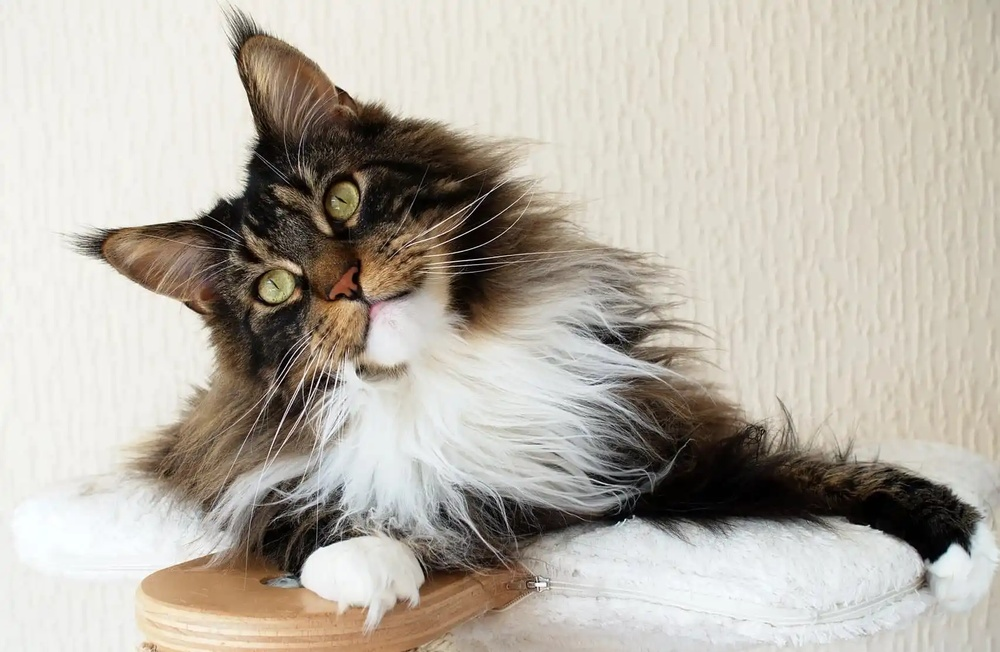
#> input picture _RandomBasicOperations/data/cat.jpg, 1000 x 652 px, shrunk from 1706 x 1113 before the run
$ jupyter execute 3-Blur_NoiseRemoval.ipynb
#> lines starting #> are read from the running program, lines starting #| are printed output that depends on the picture
[cell 1]
# General import
import os

# 3rd-party import
import cv2
import matplotlib.pyplot as plt

# Local import

[cell 2]
img_path = '../data/cat.jpg'
img = cv2.imread(img_path)
#> img is the input picture: shape (652, 1000, 3); mean B, G, R 168.5, 178.8, 185

[cell 3]
img_rgb = cv2.cvtColor(img, cv2.COLOR_BGR2RGB)

plt.imshow(img_rgb)
plt.title("Image")
plt.axis('off')
plt.show()

[cell 4]
k_size = 7 # kernel size
img_mean_blur = cv2.blur(img_rgb, (k_size, k_size))
img_gaussian_blur = cv2.GaussianBlur(img_rgb, (k_size, k_size), 5)
img_median_blur = cv2.medianBlur(img_rgb, k_size)

[cell 5]
fig, (ax1, ax2, ax3) = plt.subplots(1, 3, figsize=(15, 5))

ax1.imshow(img_mean_blur)
ax1.set_title("Blur with rectangle")
ax1.axis('off')

ax2.imshow(img_gaussian_blur)
ax2.set_title("Gaussian blur")
ax2.axis('off')

ax3.imshow(img_median_blur)
ax3.set_title("Median Blur")
ax3.axis('off')

plt.tight_layout()
plt.show()
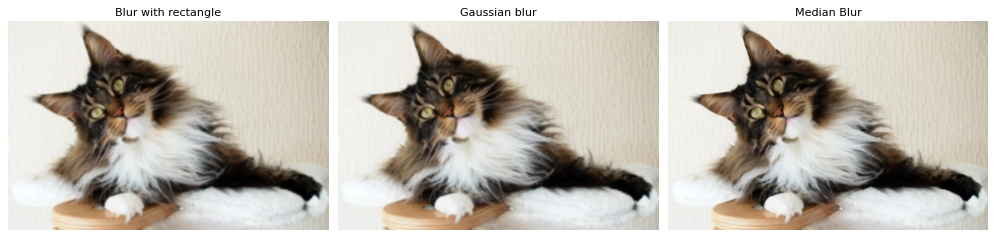
#> figure drawn by matplotlib, 3 panels

## Use blurring for noise removal

[cell 6]
img_path = '../data/train.jpg'
img = cv2.imread(img_path)
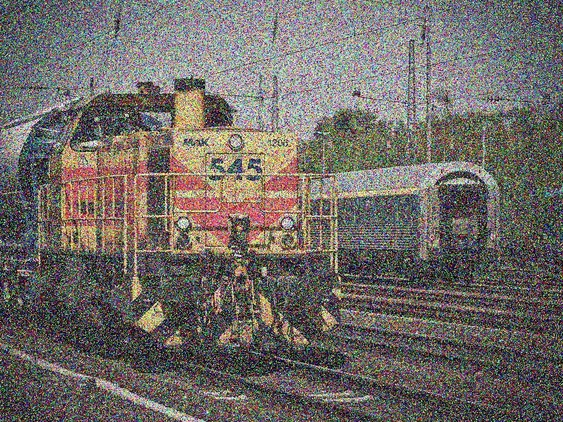
#> input picture _RandomBasicOperations/data/train.jpg, 563 x 422 px, shrunk from 960 x 720 before the run
#> img is the input picture: shape (422, 563, 3); mean B, G, R 102.1, 106.3, 112

[cell 7]
img_rgb = cv2.cvtColor(img, cv2.COLOR_BGR2RGB)
#> img_rgb: shape (422, 563, 3)

[cell 8]
plt.imshow(img_rgb)
plt.title("Image")
plt.axis('off')
plt.show()

[cell 9]
k_size = 7 # kernel size
img_mean_blur = cv2.blur(img_rgb, (k_size, k_size))
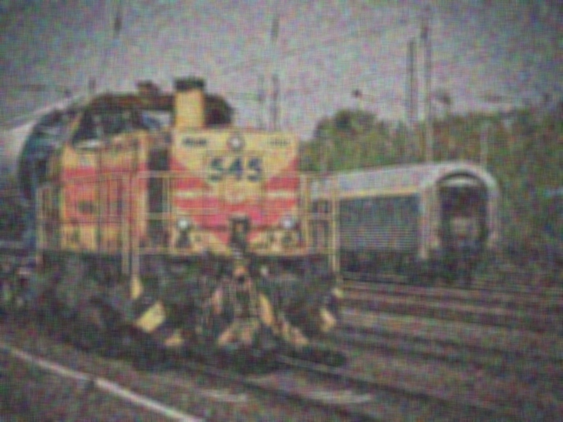
#> img_mean_blur: shape (422, 563, 3); mean R, G, B 112, 106.4, 102.1
img_gaussian_blur = cv2.GaussianBlur(img_rgb, (k_size, k_size), 5)
#> img_gaussian_blur: shape (422, 563, 3)
img_median_blur = cv2.medianBlur(img_rgb, k_size)
#> img_median_blur: shape (422, 563, 3)

[cell 10]
fig, (ax1, ax2, ax3) = plt.subplots(1, 3, figsize=(15, 5))

ax1.imshow(img_mean_blur)
ax1.set_title("Blur with rectangle")
ax1.axis('off')

ax2.imshow(img_gaussian_blur)
ax2.set_title("Gaussian blur")
ax2.axis('off')

ax3.imshow(img_median_blur)
ax3.set_title("Median Blur")
ax3.axis('off')

plt.tight_layout()
plt.show()
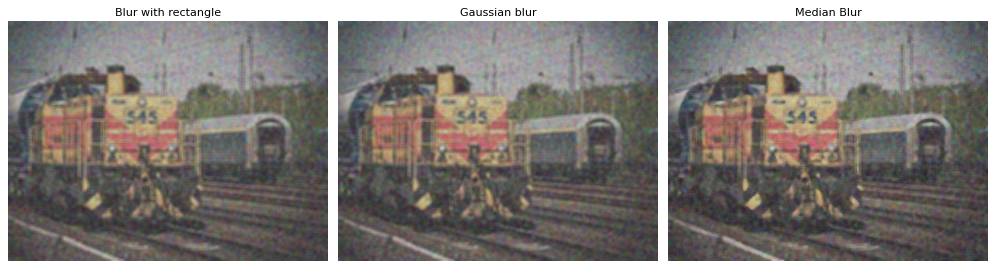
#> figure drawn by matplotlib, 3 panels
